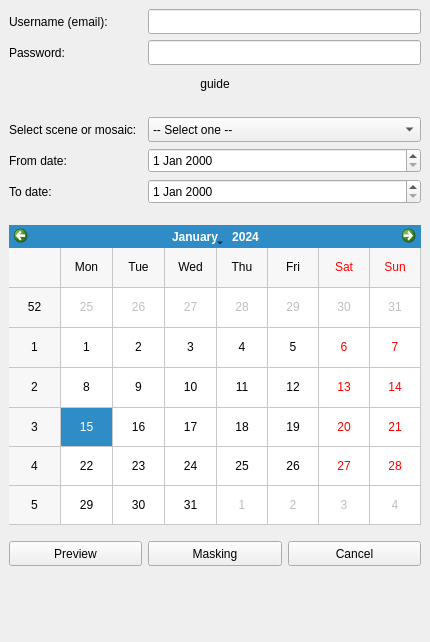
<?xml version="1.0" encoding="UTF-8"?>
<ui version="4.0">
 <class>s2CloudMaskDockWidgetBase</class>
 <widget class="QDockWidget" name="s2CloudMaskDockWidgetBase">
  <property name="geometry">
   <rect>
    <x>0</x>
    <y>0</y>
    <width>430</width>
    <height>642</height>
   </rect>
  </property>
  <property name="sizePolicy">
   <sizepolicy hsizetype="Expanding" vsizetype="Expanding">
    <horstretch>0</horstretch>
    <verstretch>0</verstretch>
   </sizepolicy>
  </property>
  <property name="minimumSize">
   <size>
    <width>416</width>
    <height>642</height>
   </size>
  </property>
  <property name="maximumSize">
   <size>
    <width>1000</width>
    <height>1000</height>
   </size>
  </property>
  <property name="windowTitle">
   <string>Cloud Mask Sentinel-2</string>
  </property>
  <widget class="QWidget" name="dockWidgetContents">
   <layout class="QGridLayout" name="gridLayout_2">
    <item row="1" column="0">
     <spacer name="verticalSpacer">
      <property name="orientation">
       <enum>Qt::Vertical</enum>
      </property>
      <property name="sizeHint" stdset="0">
       <size>
        <width>20</width>
        <height>500</height>
       </size>
      </property>
     </spacer>
    </item>
    <item row="0" column="0">
     <layout class="QGridLayout" name="gridLayout">
      <item row="4" column="1" colspan="2">
       <widget class="QComboBox" name="sceneComboBox">
        <property name="sizePolicy">
         <sizepolicy hsizetype="Preferred" vsizetype="Fixed">
          <horstretch>0</horstretch>
          <verstretch>0</verstretch>
         </sizepolicy>
        </property>
        <property name="minimumSize">
         <size>
          <width>0</width>
          <height>25</height>
         </size>
        </property>
        <item>
         <property name="text">
          <string>-- Select one --</string>
         </property>
        </item>
        <item>
         <property name="text">
          <string>Single scene</string>
         </property>
        </item>
        <item>
         <property name="text">
          <string>Mosaic</string>
         </property>
        </item>
       </widget>
      </item>
      <item row="12" column="0">
       <widget class="QPushButton" name="previewButton">
        <property name="sizePolicy">
         <sizepolicy hsizetype="Minimum" vsizetype="Fixed">
          <horstretch>0</horstretch>
          <verstretch>0</verstretch>
         </sizepolicy>
        </property>
        <property name="minimumSize">
         <size>
          <width>0</width>
          <height>25</height>
         </size>
        </property>
        <property name="text">
         <string>Preview</string>
        </property>
       </widget>
      </item>
      <item row="12" column="2">
       <widget class="QPushButton" name="cancelButton">
        <property name="minimumSize">
         <size>
          <width>0</width>
          <height>25</height>
         </size>
        </property>
        <property name="text">
         <string>Cancel</string>
        </property>
       </widget>
      </item>
      <item row="0" column="1" colspan="2">
       <widget class="QLineEdit" name="idLineEdit">
        <property name="minimumSize">
         <size>
          <width>0</width>
          <height>25</height>
         </size>
        </property>
       </widget>
      </item>
      <item row="6" column="0">
       <widget class="QLabel" name="labelDateTo">
        <property name="text">
         <string>To date:</string>
        </property>
       </widget>
      </item>
      <item row="4" column="0">
       <widget class="QLabel" name="labelScene">
        <property name="text">
         <string>Select scene or mosaic:</string>
        </property>
       </widget>
      </item>
      <item row="5" column="0">
       <widget class="QLabel" name="labelDateFrom">
        <property name="text">
         <string>From date:</string>
        </property>
       </widget>
      </item>
      <item row="2" column="0" colspan="3">
       <widget class="QLabel" name="labelGuide">
        <property name="minimumSize">
         <size>
          <width>0</width>
          <height>25</height>
         </size>
        </property>
        <property name="text">
         <string>guide</string>
        </property>
        <property name="alignment">
         <set>Qt::AlignCenter</set>
        </property>
       </widget>
      </item>
      <item row="5" column="1" colspan="2">
       <widget class="QDateEdit" name="dateFromEdit">
        <property name="minimumSize">
         <size>
          <width>0</width>
          <height>25</height>
         </size>
        </property>
       </widget>
      </item>
      <item row="8" column="0" colspan="3">
       <widget class="QCalendarWidget" name="calendarWidget">
        <property name="sizePolicy">
         <sizepolicy hsizetype="Expanding" vsizetype="Expanding">
          <horstretch>0</horstretch>
          <verstretch>0</verstretch>
         </sizepolicy>
        </property>
        <property name="minimumSize">
         <size>
          <width>0</width>
          <height>300</height>
         </size>
        </property>
        <property name="maximumSize">
         <size>
          <width>1000</width>
          <height>500</height>
         </size>
        </property>
        <property name="gridVisible">
         <bool>true</bool>
        </property>
       </widget>
      </item>
      <item row="1" column="1" colspan="2">
       <widget class="QLineEdit" name="secLineEdit">
        <property name="minimumSize">
         <size>
          <width>0</width>
          <height>25</height>
         </size>
        </property>
        <property name="echoMode">
         <enum>QLineEdit::Password</enum>
        </property>
       </widget>
      </item>
      <item row="0" column="0">
       <widget class="QLabel" name="labelId">
        <property name="text">
         <string>Username (email):</string>
        </property>
       </widget>
      </item>
      <item row="7" column="0" colspan="3">
       <spacer name="verticalSpacer_3">
        <property name="orientation">
         <enum>Qt::Vertical</enum>
        </property>
        <property name="sizeType">
         <enum>QSizePolicy::Fixed</enum>
        </property>
        <property name="sizeHint" stdset="0">
         <size>
          <width>20</width>
          <height>15</height>
         </size>
        </property>
       </spacer>
      </item>
      <item row="6" column="1" colspan="2">
       <widget class="QDateEdit" name="dateToEdit">
        <property name="minimumSize">
         <size>
          <width>0</width>
          <height>25</height>
         </size>
        </property>
       </widget>
      </item>
      <item row="3" column="0" colspan="3">
       <spacer name="verticalSpacer_2">
        <property name="orientation">
         <enum>Qt::Vertical</enum>
        </property>
        <property name="sizeType">
         <enum>QSizePolicy::Fixed</enum>
        </property>
        <property name="sizeHint" stdset="0">
         <size>
          <width>20</width>
          <height>15</height>
         </size>
        </property>
       </spacer>
      </item>
      <item row="11" column="1">
       <spacer name="verticalSpacer_4">
        <property name="orientation">
         <enum>Qt::Vertical</enum>
        </property>
        <property name="sizeType">
         <enum>QSizePolicy::Fixed</enum>
        </property>
        <property name="sizeHint" stdset="0">
         <size>
          <width>20</width>
          <height>10</height>
         </size>
        </property>
       </spacer>
      </item>
      <item row="1" column="0">
       <widget class="QLabel" name="labelSec">
        <property name="text">
         <string>Password:</string>
        </property>
       </widget>
      </item>
      <item row="12" column="1">
       <widget class="QPushButton" name="acceptButton">
        <property name="minimumSize">
         <size>
          <width>0</width>
          <height>25</height>
         </size>
        </property>
        <property name="text">
         <string>Masking</string>
        </property>
       </widget>
      </item>
     </layout>
    </item>
   </layout>
  </widget>
 </widget>
 <resources/>
 <connections/>
</ui>
